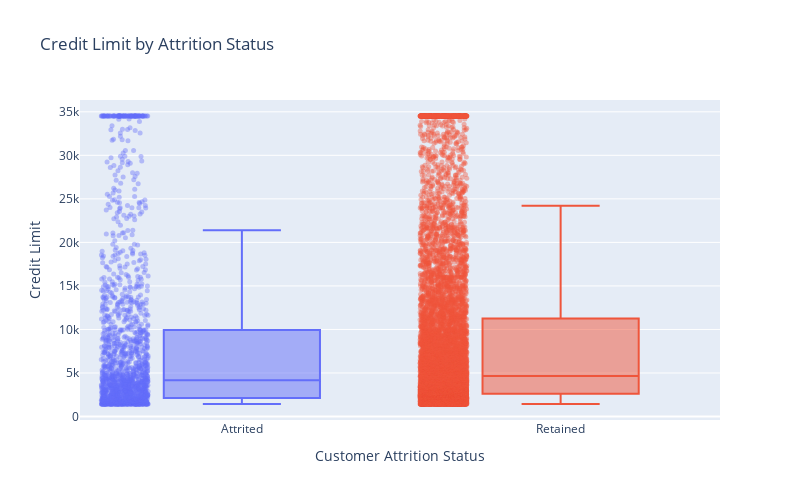

Notebook source saved alongside this figure:
### Markdown cell above
The p-value, which is extremely tiny, is considerably lower than the alpha value of 0.05. The provides sufficient evidence to negate the null hypothesis, suggesting a strong correlation between credit limit and attrition flag. 

**Business implication:**

Customers who have a lower credit limit are more prone to churning than the ones with higher credit limit. Consistent engagement through marketing efforts, such as campaigns and competitions or incentives, and value added services can help the bank move the customers progressively to higher credit limits/card upgrades.

### Code cell
# Combine the two groups into one DataFrame for plotting
credit_plot_df = pd.concat([
    pd.DataFrame({"Credit_Limit": cred_attirited, "Attrition_Label": "Attrited"}),
    pd.DataFrame({"Credit_Limit": cred_retained, "Attrition_Label": "Retained"})
])

# Create the boxplot
fig = px.box(
    credit_plot_df,
    x="Attrition_Label",
    y="Credit_Limit",
    color="Attrition_Label",
    points="all",
    title="Credit Limit by Attrition Status",
    labels={
        "Attrition_Label": "Customer Attrition Status",
        "Credit_Limit": "Credit Limit"
    },
    width=800,
    height=500
)

fig.update_traces(marker=dict(opacity=0.4, size=5), jitter=0.3)
fig.update_layout(showlegend=False)
fig.show()

### Figure 1 — Plotly figure (JSON) as saved in the notebook; plotly's stock layout.template omitted (floating-point values rounded to 4 significant figures; data arrays with more than 128 entries replaced by an {"elided": "..."} marker saying what was removed)
{"data": [{"alignmentgroup": "True", "boxpoints": "all", "hovertemplate": "Customer Attrition Status=%{x}<br>Credit Limit=%{y}<extra></extra>", "jitter": 0.3, "legendgroup": "Attrited", "marker": {"color": "#636efa", "opacity": 0.4, "size": 5}, "name": "Attrited", "notched": false, "offsetgroup": "Attrited", "orientation": "v", "showlegend": true, "type": "box", "x": {"elided": "1627 str values"}, "x0": " ", "xaxis": "x", "y": {"elided": "1627 float values"}, "y0": " ", "yaxis": "y"}, {"alignmentgroup": "True", "boxpoints": "all", "hovertemplate": "Customer Attrition Status=%{x}<br>Credit Limit=%{y}<extra></extra>", "jitter": 0.3, "legendgroup": "Retained", "marker": {"color": "#EF553B", "opacity": 0.4, "size": 5}, "name": "Retained", "notched": false, "offsetgroup": "Retained", "orientation": "v", "showlegend": true, "type": "box", "x": {"elided": "8500 str values"}, "x0": " ", "xaxis": "x", "y": {"elided": "8500 float values"}, "y0": " ", "yaxis": "y"}], "layout": {"boxmode": "overlay", "height": 500, "legend": {"title": {"text": "Customer Attrition Status"}, "tracegroupgap": 0}, "showlegend": false, "title": {"text": "Credit Limit by Attrition Status"}, "width": 800, "xaxis": {"anchor": "y", "categoryarray": ["Attrited", "Retained"], "categoryorder": "array", "domain": [0, 1], "title": {"text": "Customer Attrition Status"}}, "yaxis": {"anchor": "x", "domain": [0, 1], "title": {"text": "Credit Limit"}}}}
